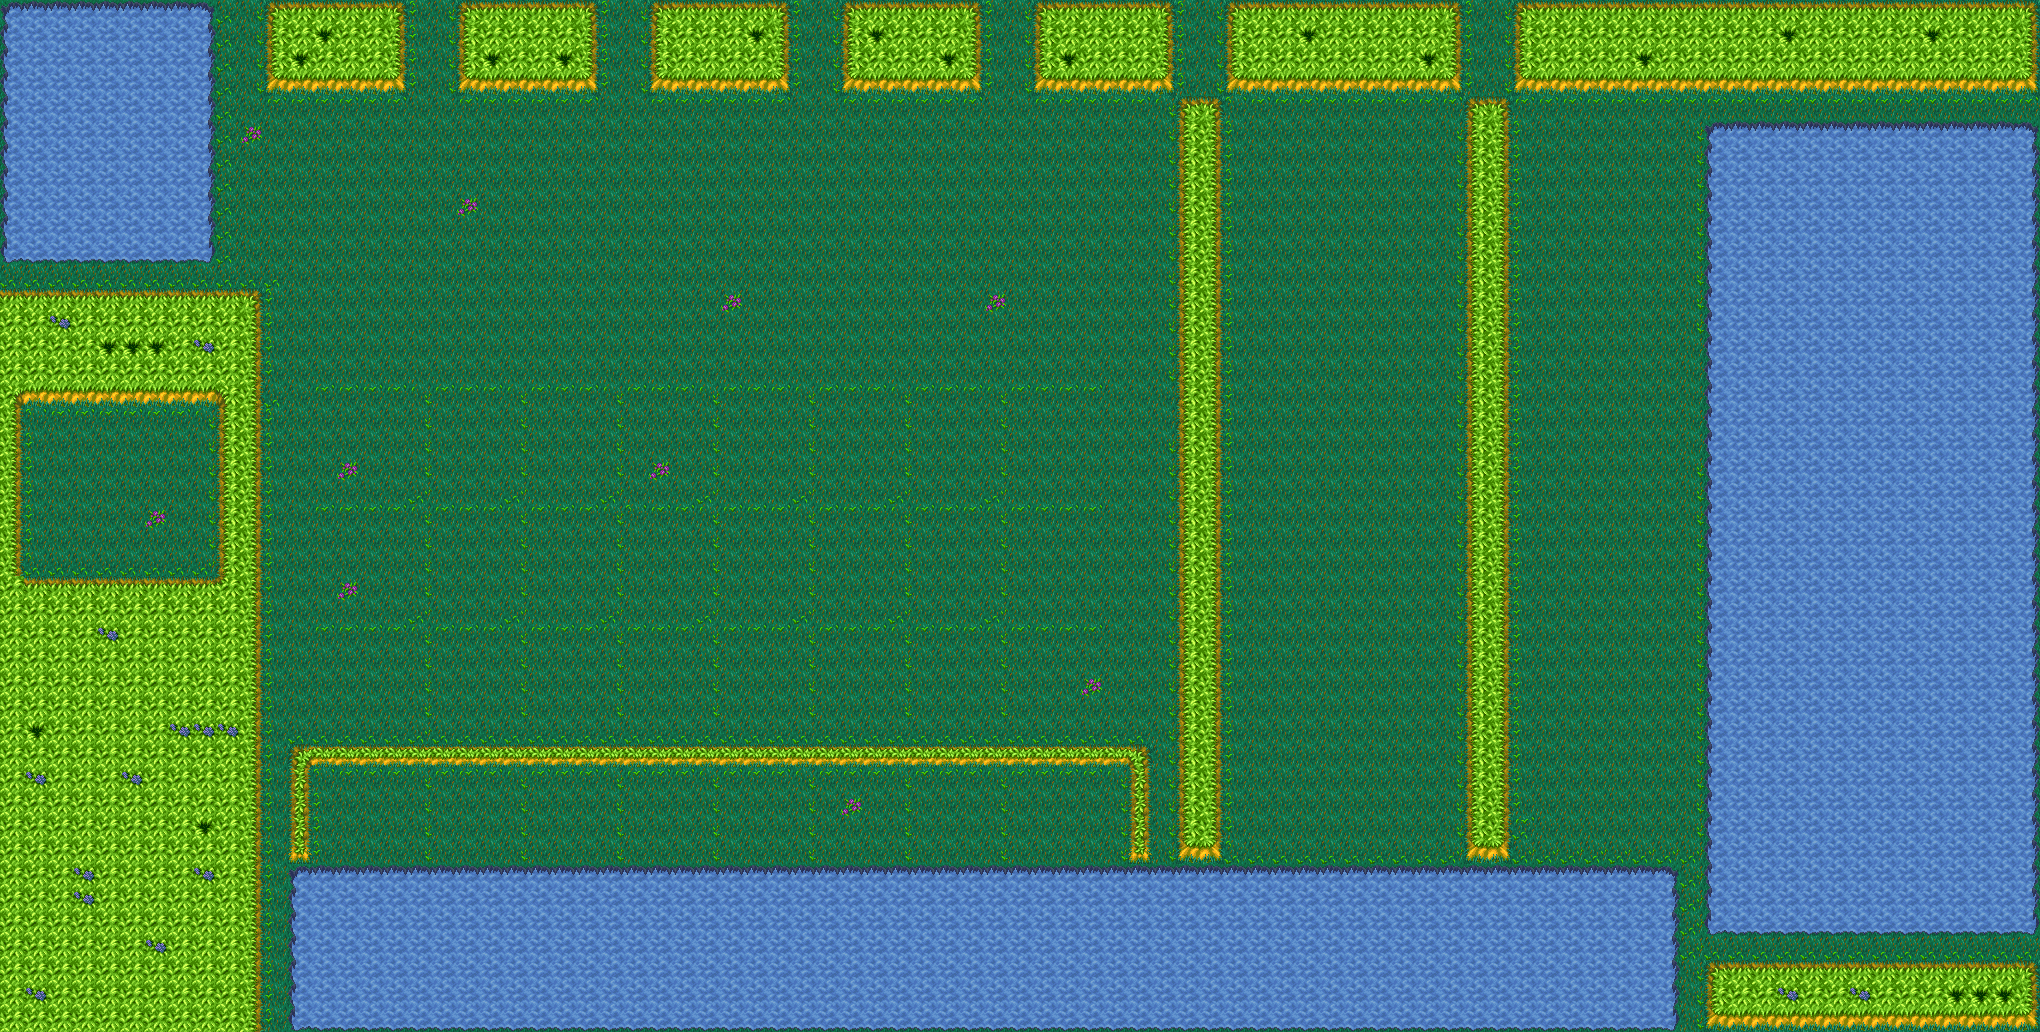

Tiled map render using the project's own tile images. Description and the map definition, with tile-layer contents summarised, below:
An orthogonal 85x43 tile map with 24x24 px tiles, 1 tile layer (World).

<map version="1.5" tiledversion="1.5.0" orientation="orthogonal" renderorder="right-down" width="85" height="43" tilewidth="24" tileheight="24" infinite="0" nextlayerid="7" nextobjectid="1">
 <editorsettings>
  <export target="GRASS.json" format="json" />
 </editorsettings>
 <tileset firstgid="1" name="GRASS" tilewidth="24" tileheight="24" spacing="1" margin="1" tilecount="432" columns="18">
  <image source="GRASS/GRASS0.png" width="451" height="601" />
 </tileset>
 <layer id="1" name="World" width="85" height="43">
  <data>[3655 cells, 3655 non-empty, 48 distinct tile ids]</data>
 </layer>
</map>
